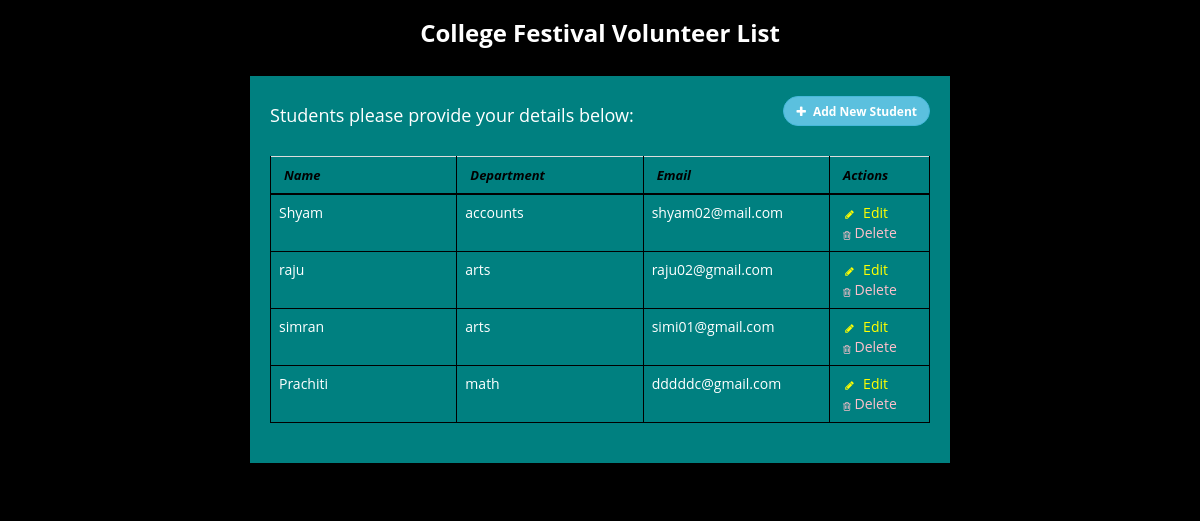
The page / on the database its author committed.
### tables this page shows
CREATE TABLE students_info_(id integer primary key autoincrement ,name VARCHAR(255),department VARCHAR(255),
email VARCHAR(255) unique);

### app.py (the view)
@app.route('/')
def student_form():
    try:
        conn = get_db_connection()
        cur = conn.cursor()
        cur.execute("SELECT * FROM students_info_ ORDER BY id")
        students = cur.fetchall()
        conn.commit()
        return render_template('index.html', students=students)
    except Exception as e:
        print(e)
        return "<h3 style='color:red'><b>opps something went wrong while directing to home page</b></h3>"

### app.py (called while the page is built)
def get_db_connection():
    conn = None
    try:
        conn = sqlite3.connect("sample_data.db")
        conn.row_factory = sqlite3.Row
        return conn
    except Exception as e:
        print(e)
        return "Something went wrong while connecting to database"

### templates/index.html (shortened to what this page needs)
<!DOCTYPE html>
<html lang="en">
<head>
<link rel="stylesheet" href="https://maxcdn.bootstrapcdn.com/font-awesome/4.7.0/css/font-awesome.min.css">
<link rel="stylesheet" href="https://maxcdn.bootstrapcdn.com/bootstrap/3.3.7/css/bootstrap.min.css">
</head>
<body>
<div class="container"><p><h3 align="center" style="color:white"><b>College Festival Volunteer List</b></h3></p>
        <div class="table-wrapper">
            <div class="table-title">
                <div class="row">
                    <div class="col-sm-8"><h4>Students please provide your details below:</h4></div>
                    <div class="col-sm-4">
                        <button type="button" class="btn btn-info add-new">
                            <i class="fa fa-plus"></i> Add New Student
                        </button>
                    </div>
                </div>
            </div>
   <table class="table table-bordered">
                <thead>
                    <tr>
                        <th style="color:black"><i>Name</i></th>
                        <th style="color:black"><i>Department</i></th>
                        <th style="color:black"><i>Email</i></th>
                        <th style="color:black"><i>Actions</i></th>
                    </tr>
                </thead>
                <tbody>
                    {% for row in students %}
                    <tr>
                        <td>{{row.name}}</td>
                        <td>{{row.department}}</td>
                        <td>{{row.email}}</td>
                        <td>
                            <a class="edit" title="Edit" data-toggle="tooltip" id="{{row.id}}">
                                <i class="fa fa-pencil fa-fw" aria-hidden="true"></i>&nbsp; Edit
                            </a>
                            <a class="delete" title="Delete" data-toggle="tooltip" id="{{row.id}}">
                                <i class="fa fa-trash-o fa-lg"></i> Delete
                            </a>
                        </td>
                    </tr>
                    {% endfor %}
                </tbody>
            </table>
        </div>
    </div>
</body>
</html>

### templates/index.html (style rules this page uses)
body { color: white; background-color: black; font-family: 'Open Sans', sans-serif; }
.table-wrapper { width: 700px; margin: 30px auto; background: teal; padding: 20px; box-shadow: 0 1px 1px rgba(0,0,0,.10); }
.table-title { padding-bottom: 10px; margin: 0 0 10px; }
.table-title .add-new { float: right; height: 30px; font-weight: bold; font-size: 12px; text-shadow: none; min-width: 100px; border-radius: 50px; line-height: 13px; }
.table-title .add-new i { margin-right: 4px; }
table.table { table-layout: fixed; }
table.table tr th, table.table tr td { border-color: black; }
table.table th i { font-size: 13px; margin: 0 5px; cursor: pointer; }
table.table th:last-child { width: 100px; }
table.table td a { cursor: pointer; display: inline-block; margin: 0 5px; min-width: 24px; }
table.table td a.edit { color: yellow; }
table.table td a.delete { color: pink; }
table.table td i { font-size: 10px; }

### rows shown on the page
students_info_: name "Shyam", department "accounts", email "shyam02@mail.com"
students_info_: name "raju", department "arts", email "raju02@gmail.com"
students_info_: name "simran", department "arts", email "simi01@gmail.com"
students_info_: name "Prachiti", department "math", email "dddddc@gmail.com"
